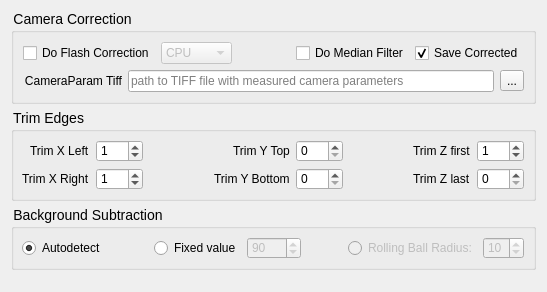
          <widget class="QWidget" name="tool_preprocess">
           <property name="geometry">
            <rect>
             <x>0</x>
             <y>0</y>
             <width>547</width>
             <height>292</height>
            </rect>
           </property>
           <attribute name="label">
            <string>Pre-Processing</string>
           </attribute>
           <layout class="QVBoxLayout" name="verticalLayout_16">
            <item>
             <widget class="QGroupBox" name="camcorGroupBox">
              <property name="styleSheet">
               <string notr="true">QGroupBox{font-size: 14px} QGroupBox::title{subcontrol-position: top left}</string>
              </property>
              <property name="title">
               <string>Camera Correction</string>
              </property>
              <layout class="QGridLayout" name="gridLayout_2">
               <item row="0" column="0" colspan="2">
                <widget class="QCheckBox" name="camcorCheckBox">
                 <property name="toolTip">
                  <string>Perform per-pixel residual electron correction for
Flash4.0 using CamaraParam Tiff file selected on
config tab.  See help for details</string>
                 </property>
                 <property name="text">
                  <string>Do Flash Correction</string>
                 </property>
                </widget>
               </item>
               <item row="0" column="2">
                <widget class="QComboBox" name="camcorTargetCombo">
                 <property name="enabled">
                  <bool>false</bool>
                 </property>
                 <property name="toolTip">
                  <string>Target for camera correction (performace may vary from system to system)</string>
                 </property>
                 <item>
                  <property name="text">
                   <string>CPU</string>
                  </property>
                 </item>
                 <item>
                  <property name="text">
                   <string>Parallel</string>
                  </property>
                 </item>
                 <item>
                  <property name="text">
                   <string>CUDA</string>
                  </property>
                 </item>
                </widget>
               </item>
               <item row="0" column="4">
                <widget class="QCheckBox" name="medianFilterCheckBox">
                 <property name="mouseTracking">
                  <bool>true</bool>
                 </property>
                 <property name="toolTip">
                  <string>Perform selective median filter correction
on particularly noisy pixels.
As done in Amat et al 2015</string>
                 </property>
                 <property name="text">
                  <string>Do Median Filter</string>
                 </property>
                </widget>
               </item>
               <item row="0" column="5" colspan="2">
                <widget class="QCheckBox" name="saveCamCorrectedCheckBox">
                 <property name="enabled">
                  <bool>true</bool>
                 </property>
                 <property name="toolTip">
                  <string>Save the Raw-Corrected files after processing
(otherwise corrected files will be deleted)</string>
                 </property>
                 <property name="text">
                  <string>Save Corrected</string>
                 </property>
                 <property name="checked">
                  <bool>true</bool>
                 </property>
                </widget>
               </item>
               <item row="1" column="6">
                <widget class="QToolButton" name="camParamTiffToolButton">
                 <property name="text">
                  <string>...</string>
                 </property>
                </widget>
               </item>
               <item row="1" column="0">
                <widget class="QLabel" name="camParamTiffLabel">
                 <property name="text">
                  <string>CameraParam Tiff</string>
                 </property>
                 <property name="alignment">
                  <set>Qt::AlignRight|Qt::AlignTrailing|Qt::AlignVCenter</set>
                 </property>
                 <property name="buddy">
                  <cstring>camParamTiffLineEdit</cstring>
                 </property>
                </widget>
               </item>
               <item row="1" column="1" colspan="5">
                <widget class="QLineEdit" name="camParamTiffLineEdit">
                 <property name="text">
                  <string/>
                 </property>
                 <property name="alignment">
                  <set>Qt::AlignLeading|Qt::AlignLeft|Qt::AlignVCenter</set>
                 </property>
                 <property name="readOnly">
                  <bool>true</bool>
                 </property>
                 <property name="placeholderText">
                  <string>path to TIFF file with measured camera parameters</string>
                 </property>
                </widget>
               </item>
               <item row="0" column="3">
                <spacer name="horizontalSpacer">
                 <property name="orientation">
                  <enum>Qt::Horizontal</enum>
                 </property>
                 <property name="sizeHint" stdset="0">
                  <size>
                   <width>40</width>
                   <height>20</height>
                  </size>
                 </property>
                </spacer>
               </item>
              </layout>
             </widget>
            </item>
            <item>
             <widget class="QGroupBox" name="trimEdgesGroupBox">
              <property name="toolTip">
               <string>Trims N pixels from the corresponding volume edge.
This is BEFORE processing, mostly to eliminate
bright-edge camera artifacts prior to deskewing</string>
              </property>
              <property name="styleSheet">
               <string notr="true">QGroupBox{font-size: 14px} QGroupBox::title{subcontrol-position: top left}</string>
              </property>
              <property name="title">
               <string>Trim Edges</string>
              </property>
              <layout class="QGridLayout" name="gridLayout_23" columnstretch="0,0,0,0,0,0,0,0">
               <property name="leftMargin">
                <number>8</number>
               </property>
               <property name="topMargin">
                <number>8</number>
               </property>
               <property name="bottomMargin">
                <number>8</number>
               </property>
               <item row="1" column="7">
                <widget class="QSpinBox" name="trimZ1SpinBox">
                 <property name="maximum">
                  <number>999</number>
                 </property>
                </widget>
               </item>
               <item row="1" column="1">
                <widget class="QSpinBox" name="trimX1SpinBox">
                 <property name="maximumSize">
                  <size>
                   <width>16777215</width>
                   <height>16777215</height>
                  </size>
                 </property>
                 <property name="maximum">
                  <number>999</number>
                 </property>
                 <property name="value">
                  <number>1</number>
                 </property>
                </widget>
               </item>
               <item row="1" column="4">
                <widget class="QSpinBox" name="trimY1SpinBox">
                 <property name="maximum">
                  <number>999</number>
                 </property>
                </widget>
               </item>
               <item row="0" column="6" alignment="Qt::AlignRight">
                <widget class="QLabel" name="trimZ0Label">
                 <property name="text">
                  <string>Trim Z first</string>
                 </property>
                </widget>
               </item>
               <item row="0" column="1">
                <widget class="QSpinBox" name="trimX0SpinBox">
                 <property name="maximumSize">
                  <size>
                   <width>16777215</width>
                   <height>16777215</height>
                  </size>
                 </property>
                 <property name="autoFillBackground">
                  <bool>false</bool>
                 </property>
                 <property name="maximum">
                  <number>999</number>
                 </property>
                 <property name="value">
                  <number>1</number>
                 </property>
                </widget>
               </item>
               <item row="0" column="7">
                <widget class="QSpinBox" name="trimZ0SpinBox">
                 <property name="autoFillBackground">
                  <bool>false</bool>
                 </property>
                 <property name="maximum">
                  <number>999</number>
                 </property>
                 <property name="value">
                  <number>1</number>
                 </property>
                </widget>
               </item>
               <item row="0" column="3" alignment="Qt::AlignRight">
                <widget class="QLabel" name="trimY0Label">
                 <property name="text">
                  <string>Trim Y Top</string>
                 </property>
                </widget>
               </item>
               <item row="1" column="6" alignment="Qt::AlignRight">
                <widget class="QLabel" name="trimZ1Label">
                 <property name="text">
                  <string>Trim Z last</string>
                 </property>
                </widget>
               </item>
               <item row="0" column="0" alignment="Qt::AlignRight">
                <widget class="QLabel" name="trimX0Label">
                 <property name="text">
                  <string>Trim X Left</string>
                 </property>
                </widget>
               </item>
               <item row="1" column="3" alignment="Qt::AlignRight">
                <widget class="QLabel" name="trimY1Label">
                 <property name="text">
                  <string>Trim Y Bottom</string>
                 </property>
                </widget>
               </item>
               <item row="1" column="2">
                <spacer name="trimspacer3">
                 <property name="orientation">
                  <enum>Qt::Horizontal</enum>
                 </property>
                 <property name="sizeHint" stdset="0">
                  <size>
                   <width>40</width>
                   <height>20</height>
                  </size>
                 </property>
                </spacer>
               </item>
               <item row="0" column="4">
                <widget class="QSpinBox" name="trimY0SpinBox">
                 <property name="maximum">
                  <number>999</number>
                 </property>
                </widget>
               </item>
               <item row="1" column="0" alignment="Qt::AlignRight">
                <widget class="QLabel" name="trimX1Label">
                 <property name="text">
                  <string>Trim X Right</string>
                 </property>
                </widget>
               </item>
               <item row="0" column="2">
                <spacer name="trimspacer1">
                 <property name="orientation">
                  <enum>Qt::Horizontal</enum>
                 </property>
                 <property name="sizeHint" stdset="0">
                  <size>
                   <width>40</width>
                   <height>20</height>
                  </size>
                 </property>
                </spacer>
               </item>
               <item row="1" column="5">
                <spacer name="trimspacer4">
                 <property name="orientation">
                  <enum>Qt::Horizontal</enum>
                 </property>
                 <property name="sizeHint" stdset="0">
                  <size>
                   <width>40</width>
                   <height>20</height>
                  </size>
                 </property>
                </spacer>
               </item>
               <item row="0" column="5">
                <spacer name="trimspacer2">
                 <property name="orientation">
                  <enum>Qt::Horizontal</enum>
                 </property>
                 <property name="sizeHint" stdset="0">
                  <size>
                   <width>40</width>
                   <height>20</height>
                  </size>
                 </property>
                </spacer>
               </item>
              </layout>
              <zorder>trimX0Label</zorder>
              <zorder>trimX0SpinBox</zorder>
              <zorder>trimY0Label</zorder>
              <zorder>trimY0SpinBox</zorder>
              <zorder>trimZ0Label</zorder>
              <zorder>trimZ0SpinBox</zorder>
              <zorder>trimspacer1</zorder>
              <zorder>trimspacer2</zorder>
              <zorder>trimX1Label</zorder>
              <zorder>trimX1SpinBox</zorder>
              <zorder>trimY1SpinBox</zorder>
              <zorder>trimY1Label</zorder>
              <zorder>trimZ1SpinBox</zorder>
              <zorder>trimZ1Label</zorder>
              <zorder>trimspacer4</zorder>
              <zorder>trimspacer3</zorder>
             </widget>
            </item>
            <item>
             <widget class="QGroupBox" name="backgroundGroupBox">
              <property name="styleSheet">
               <string notr="true">QGroupBox{font-size: 14px} QGroupBox::title{subcontrol-position: top left}</string>
              </property>
              <property name="title">
               <string>Background Subtraction</string>
              </property>
              <layout class="QHBoxLayout" name="horizontalLayout_6">
               <property name="leftMargin">
                <number>8</number>
               </property>
               <property name="topMargin">
                <number>8</number>
               </property>
               <property name="bottomMargin">
                <number>8</number>
               </property>
               <item>
                <widget class="QRadioButton" name="backgroundAutoRadio">
                 <property name="toolTip">
                  <string>Use the mode intensity value from the second plane in
the Z stack for each channel for background subtraction.</string>
                 </property>
                 <property name="text">
                  <string>Autodetect</string>
                 </property>
                 <property name="checked">
                  <bool>true</bool>
                 </property>
                </widget>
               </item>
               <item>
                <spacer name="bgrdspacer1">
                 <property name="orientation">
                  <enum>Qt::Horizontal</enum>
                 </property>
                 <property name="sizeHint" stdset="0">
                  <size>
                   <width>40</width>
                   <height>20</height>
                  </size>
                 </property>
                </spacer>
               </item>
               <item>
                <widget class="QRadioButton" name="backgroundFixedRadio">
                 <property name="toolTip">
                  <string>Use specified intensity value for background subtraction.</string>
                 </property>
                 <property name="text">
                  <string>Fixed value</string>
                 </property>
                </widget>
               </item>
               <item>
                <widget class="QSpinBox" name="backgroundFixedSpinBox">
                 <property name="enabled">
                  <bool>false</bool>
                 </property>
                 <property name="autoFillBackground">
                  <bool>false</bool>
                 </property>
                 <property name="maximum">
                  <number>1000</number>
                 </property>
                 <property name="value">
                  <number>90</number>
                 </property>
                </widget>
               </item>
               <item>
                <spacer name="bgrdspacer2">
                 <property name="orientation">
                  <enum>Qt::Horizontal</enum>
                 </property>
                 <property name="sizeHint" stdset="0">
                  <size>
                   <width>40</width>
                   <height>20</height>
                  </size>
                 </property>
                </spacer>
               </item>
               <item>
                <widget class="QRadioButton" name="backgroundRollingRadio">
                 <property name="enabled">
                  <bool>false</bool>
                 </property>
                 <property name="toolTip">
                  <string>Not implemented</string>
                 </property>
                 <property name="text">
                  <string>Rolling Ball Radius:</string>
                 </property>
                </widget>
               </item>
               <item>
                <widget class="QSpinBox" name="backgroundRollingSpinBox">
                 <property name="enabled">
                  <bool>false</bool>
                 </property>
                 <property name="value">
                  <number>10</number>
                 </property>
                </widget>
               </item>
              </layout>
             </widget>
            </item>
            <item>
             <spacer name="preprocessSpacer">
              <property name="orientation">
               <enum>Qt::Vertical</enum>
              </property>
              <property name="sizeHint" stdset="0">
               <size>
                <width>20</width>
                <height>40</height>
               </size>
              </property>
             </spacer>
            </item>
           </layout>
          </widget>
